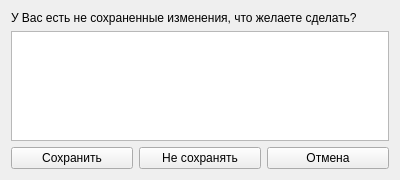
<?xml version="1.0" encoding="UTF-8"?>
<ui version="4.0">
 <class>SSaveChangesForm</class>
 <widget class="QWidget" name="SSaveChangesForm">
  <property name="geometry">
   <rect>
    <x>0</x>
    <y>0</y>
    <width>400</width>
    <height>180</height>
   </rect>
  </property>
  <property name="minimumSize">
   <size>
    <width>400</width>
    <height>180</height>
   </size>
  </property>
  <property name="maximumSize">
   <size>
    <width>400</width>
    <height>180</height>
   </size>
  </property>
  <property name="windowTitle">
   <string>Предупреждение</string>
  </property>
  <layout class="QVBoxLayout" name="verticalLayout">
   <item>
    <widget class="QLabel" name="lMessage">
     <property name="text">
      <string>У Вас есть не сохраненные изменения, что желаете сделать?</string>
     </property>
    </widget>
   </item>
   <item>
    <widget class="QListWidget" name="lwFiles"/>
   </item>
   <item>
    <layout class="QHBoxLayout" name="horizontalLayout">
     <property name="topMargin">
      <number>0</number>
     </property>
     <item>
      <widget class="QPushButton" name="bSave">
       <property name="text">
        <string>Сохранить</string>
       </property>
      </widget>
     </item>
     <item>
      <widget class="QPushButton" name="bNotSave">
       <property name="text">
        <string>Не сохранять</string>
       </property>
      </widget>
     </item>
     <item>
      <widget class="QPushButton" name="bCancel">
       <property name="text">
        <string>Отмена</string>
       </property>
      </widget>
     </item>
    </layout>
   </item>
  </layout>
 </widget>
 <resources/>
 <connections/>
</ui>
